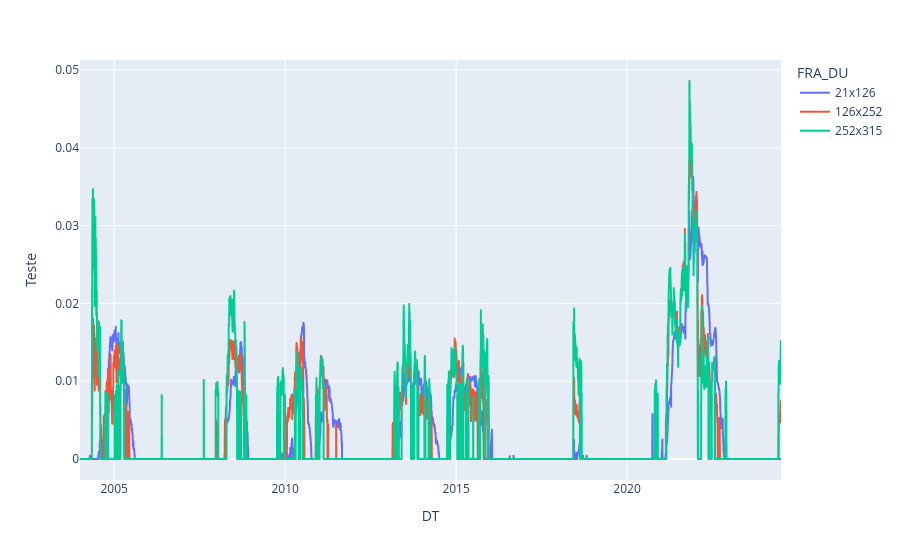

The notebook cell saved with this chart:
### Code cell


### Figure 1 — Plotly figure (JSON) as saved in the notebook; plotly's stock layout.template omitted (floating-point values rounded to 4 significant figures; data arrays with more than 128 entries replaced by an {"elided": "..."} marker saying what was removed)
{"data": [{"hovertemplate": "FRA_DU=21x126<br>DT=%{x}<br>Teste=%{y}<extra></extra>", "legendgroup": "21x126", "line": {"color": "#636efa", "dash": "solid"}, "marker": {"symbol": "circle"}, "mode": "lines", "name": "21x126", "showlegend": true, "type": "scattergl", "x": {"elided": "5069 str values"}, "xaxis": "x", "y": {"elided": "5069 float values"}, "yaxis": "y"}, {"hovertemplate": "FRA_DU=126x252<br>DT=%{x}<br>Teste=%{y}<extra></extra>", "legendgroup": "126x252", "line": {"color": "#EF553B", "dash": "solid"}, "marker": {"symbol": "circle"}, "mode": "lines", "name": "126x252", "showlegend": true, "type": "scattergl", "x": {"elided": "5068 str values"}, "xaxis": "x", "y": {"elided": "5068 float values"}, "yaxis": "y"}, {"hovertemplate": "FRA_DU=252x315<br>DT=%{x}<br>Teste=%{y}<extra></extra>", "legendgroup": "252x315", "line": {"color": "#00cc96", "dash": "solid"}, "marker": {"symbol": "circle"}, "mode": "lines", "name": "252x315", "showlegend": true, "type": "scattergl", "x": {"elided": "5068 str values"}, "xaxis": "x", "y": {"elided": "5068 float values"}, "yaxis": "y"}], "layout": {"autosize": true, "legend": {"title": {"text": "FRA_DU"}, "tracegroupgap": 0}, "margin": {"t": 60}, "xaxis": {"anchor": "y", "autorange": true, "domain": [0, 1], "range": ["2004-01-02", "2024-07-02"], "title": {"text": "DT"}, "type": "date"}, "yaxis": {"anchor": "x", "autorange": true, "domain": [0, 1], "range": [-0.002698, 0.05127], "title": {"text": "Teste"}, "type": "linear"}}}
